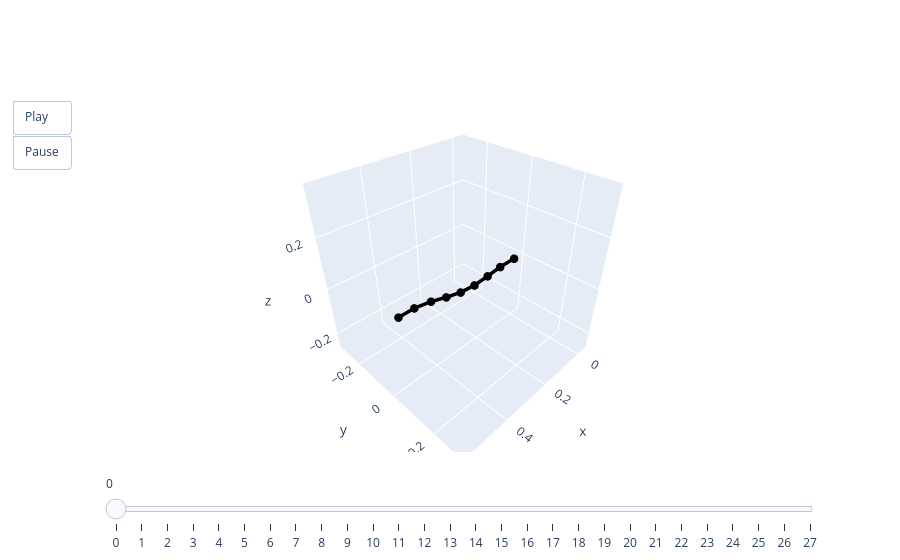

The code cell stored with this chart in its notebook:
### Code cell
animate(pred[0])

### Figure 1 — Plotly figure (JSON) as saved in the notebook; plotly's stock layout.template omitted (floating-point values rounded to 4 significant figures)
{"data": [{"line": {"color": "black", "width": 7}, "marker": {"size": 5}, "mode": "lines+markers", "type": "scatter3d", "x": [0, 0.07892, 0.1462, 0.2136, 0.281, 0.3468, 0.4118, 0.4783, 0.5387], "y": [0, 0, 0, 0, 0, 0, 0, 0, 0], "z": [0, 0, -0.007368, -0.01224, -0.006765, 0.009121, 0.02787, 0.03981, 0.03981]}], "layout": {"scene": {"aspectmode": "cube", "xaxis": {"autorange": false, "range": [-0.05387, 0.5926]}, "yaxis": {"autorange": false, "range": [-0.3232, 0.3232]}, "zaxis": {"autorange": false, "range": [-0.2681, 0.3784]}}, "sliders": [{"steps": [{"args": [["0"], {"frame": {"duration": 0, "redraw": true}, "mode": "immediate"}], "label": "0", "method": "animate"}, {"args": [["1"], {"frame": {"duration": 0, "redraw": true}, "mode": "immediate"}], "label": "1", "method": "animate"}, {"args": [["2"], {"frame": {"duration": 0, "redraw": true}, "mode": "immediate"}], "label": "2", "method": "animate"}, {"args": [["3"], {"frame": {"duration": 0, "redraw": true}, "mode": "immediate"}], "label": "3", "method": "animate"}, {"args": [["4"], {"frame": {"duration": 0, "redraw": true}, "mode": "immediate"}], "label": "4", "method": "animate"}, {"args": [["5"], {"frame": {"duration": 0, "redraw": true}, "mode": "immediate"}], "label": "5", "method": "animate"}, {"args": [["6"], {"frame": {"duration": 0, "redraw": true}, "mode": "immediate"}], "label": "6", "method": "animate"}, {"args": [["7"], {"frame": {"duration": 0, "redraw": true}, "mode": "immediate"}], "label": "7", "method": "animate"}, {"args": [["8"], {"frame": {"duration": 0, "redraw": true}, "mode": "immediate"}], "label": "8", "method": "animate"}, {"args": [["9"], {"frame": {"duration": 0, "redraw": true}, "mode": "immediate"}], "label": "9", "method": "animate"}, {"args": [["10"], {"frame": {"duration": 0, "redraw": true}, "mode": "immediate"}], "label": "10", "method": "animate"}, {"args": [["11"], {"frame": {"duration": 0, "redraw": true}, "mode": "immediate"}], "label": "11", "method": "animate"}, {"args": [["12"], {"frame": {"duration": 0, "redraw": true}, "mode": "immediate"}], "label": "12", "method": "animate"}, {"args": [["13"], {"frame": {"duration": 0, "redraw": true}, "mode": "immediate"}], "label": "13", "method": "animate"}, {"args": [["14"], {"frame": {"duration": 0, "redraw": true}, "mode": "immediate"}], "label": "14", "method": "animate"}, {"args": [["15"], {"frame": {"duration": 0, "redraw": true}, "mode": "immediate"}], "label": "15", "method": "animate"}, {"args": [["16"], {"frame": {"duration": 0, "redraw": true}, "mode": "immediate"}], "label": "16", "method": "animate"}, {"args": [["17"], {"frame": {"duration": 0, "redraw": true}, "mode": "immediate"}], "label": "17", "method": "animate"}, {"args": [["18"], {"frame": {"duration": 0, "redraw": true}, "mode": "immediate"}], "label": "18", "method": "animate"}, {"args": [["19"], {"frame": {"duration": 0, "redraw": true}, "mode": "immediate"}], "label": "19", "method": "animate"}, {"args": [["20"], {"frame": {"duration": 0, "redraw": true}, "mode": "immediate"}], "label": "20", "method": "animate"}, {"args": [["21"], {"frame": {"duration": 0, "redraw": true}, "mode": "immediate"}], "label": "21", "method": "animate"}, {"args": [["22"], {"frame": {"duration": 0, "redraw": true}, "mode": "immediate"}], "label": "22", "method": "animate"}, {"args": [["23"], {"frame": {"duration": 0, "redraw": true}, "mode": "immediate"}], "label": "23", "method": "animate"}, {"args": [["24"], {"frame": {"duration": 0, "redraw": true}, "mode": "immediate"}], "label": "24", "method": "animate"}, {"args": [["25"], {"frame": {"duration": 0, "redraw": true}, "mode": "immediate"}], "label": "25", "method": "animate"}, {"args": [["26"], {"frame": {"duration": 0, "redraw": true}, "mode": "immediate"}], "label": "26", "method": "animate"}, {"args": [["27"], {"frame": {"duration": 0, "redraw": true}, "mode": "immediate"}], "label": "27", "method": "animate"}]}], "updatemenus": [{"buttons": [{"args": [null, {"frame": {"duration": 50, "redraw": true}, "fromcurrent": true}], "label": "Play", "method": "animate"}, {"args": [[null], {"frame": {"duration": 0, "redraw": true}, "mode": "immediate"}], "label": "Pause", "method": "animate"}], "showactive": false, "type": "buttons"}]}}
